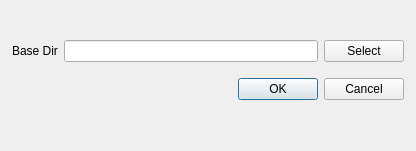
<?xml version="1.0" encoding="UTF-8"?>
<ui version="4.0">
 <class>ResourcesBaseDirDialog</class>
 <widget class="QDialog" name="ResourcesBaseDirDialog">
  <property name="geometry">
   <rect>
    <x>0</x>
    <y>0</y>
    <width>416</width>
    <height>151</height>
   </rect>
  </property>
  <property name="windowTitle">
   <string>Dialog</string>
  </property>
  <layout class="QVBoxLayout" name="verticalLayout">
   <property name="leftMargin">
    <number>12</number>
   </property>
   <property name="topMargin">
    <number>30</number>
   </property>
   <property name="rightMargin">
    <number>12</number>
   </property>
   <property name="bottomMargin">
    <number>40</number>
   </property>
   <item>
    <layout class="QHBoxLayout" name="horizontalLayout">
     <item>
      <widget class="QLabel" name="label">
       <property name="text">
        <string>Base Dir</string>
       </property>
      </widget>
     </item>
     <item>
      <widget class="QLineEdit" name="lineEdit">
       <property name="readOnly">
        <bool>true</bool>
       </property>
      </widget>
     </item>
     <item>
      <widget class="QPushButton" name="pushButton">
       <property name="text">
        <string>Select</string>
       </property>
      </widget>
     </item>
    </layout>
   </item>
   <item>
    <widget class="QDialogButtonBox" name="buttonBox">
     <property name="orientation">
      <enum>Qt::Horizontal</enum>
     </property>
     <property name="standardButtons">
      <set>QDialogButtonBox::Cancel|QDialogButtonBox::Ok</set>
     </property>
    </widget>
   </item>
  </layout>
 </widget>
 <resources/>
 <connections>
  <connection>
   <sender>buttonBox</sender>
   <signal>accepted()</signal>
   <receiver>ResourcesBaseDirDialog</receiver>
   <slot>accept()</slot>
   <hints>
    <hint type="sourcelabel">
     <x>248</x>
     <y>254</y>
    </hint>
    <hint type="destinationlabel">
     <x>157</x>
     <y>274</y>
    </hint>
   </hints>
  </connection>
  <connection>
   <sender>buttonBox</sender>
   <signal>rejected()</signal>
   <receiver>ResourcesBaseDirDialog</receiver>
   <slot>reject()</slot>
   <hints>
    <hint type="sourcelabel">
     <x>316</x>
     <y>260</y>
    </hint>
    <hint type="destinationlabel">
     <x>286</x>
     <y>274</y>
    </hint>
   </hints>
  </connection>
 </connections>
</ui>
